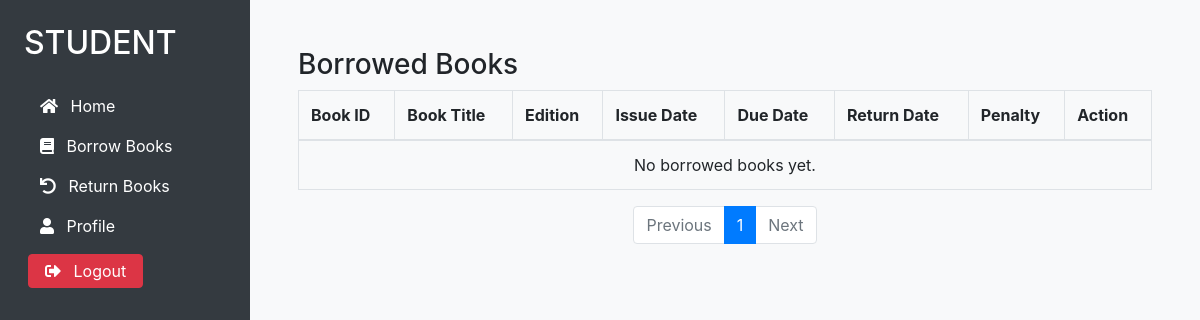
/student/borrow_books/ (signed in), run on an earlier commit of the app's database.
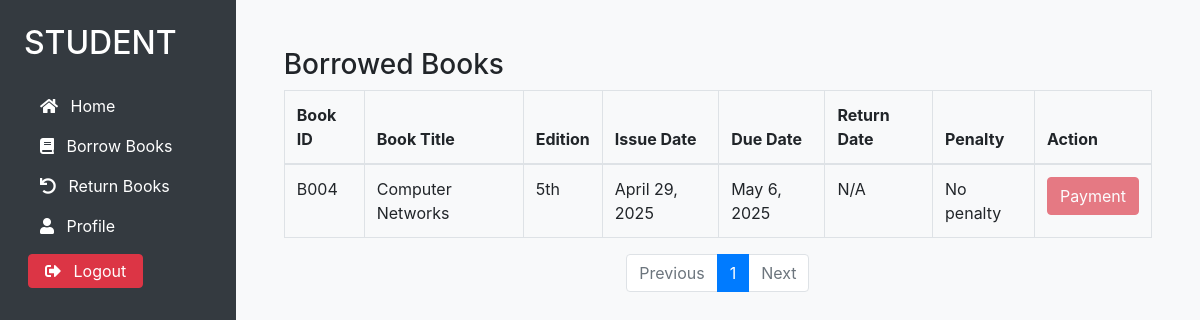
And on a later commit of the database.
### library/models.py (models this page shows, shortened)
class BorrowedBook(models.Model):
    book = models.ForeignKey(Book, on_delete=models.CASCADE)
    student = models.ForeignKey(Student, on_delete=models.CASCADE)
    issue_date = models.DateField(auto_now_add=True)
    due_date = models.DateField()
    actual_return_date = models.DateField(null=True, blank=True)
    status = models.CharField(
        max_length=20,
        choices=[('Issued', 'Issued'), ('Returned', 'Returned')],
        default='Issued'
    )
    updated_at = models.DateTimeField(auto_now=True)
    penalty = models.PositiveIntegerField(default=0)
    penalty_paid = models.BooleanField(default=False)
    def live_penalty(self):
        if self.status == 'Issued' and self.due_date:
            today = timezone.now().date()
        return 0

class Book(models.Model):
    book_id = models.CharField(max_length=20, unique=True)
    title = models.CharField(max_length=255)
    author = models.CharField(max_length=255)
    edition = models.CharField(max_length=50, blank=True)
    publication = models.CharField(max_length=255, blank=True)
    isbn = models.CharField(max_length=20, unique=True)
    number_of_copies_available = models.PositiveIntegerField(default=0)
    book_dept = models.CharField(max_length=100, blank=True)

### library/views.py (the view)
# urls.py: path('student/borrow_books/', views.borrow_books, name='borrow_books'),
@login_required(login_url='student_login')
def borrow_books(request):
    student = get_object_or_404(Student, user=request.user)
    borrowed_books_list = BorrowedBook.objects.filter(student=student, status='Issued').order_by('-issue_date')
    paginator = Paginator(borrowed_books_list, 5)  # 5 books per page
    page_number = request.GET.get('page')
    page_obj = paginator.get_page(page_number)
    return render(request, 'student_dashboard/borrow_books.html', {'page_obj': page_obj})

### templates/student_dashboard/borrow_books.html (shortened to what this page needs)
{% extends "student_dashboard/student_base.html" %}
{% block content %}
<h3>Borrowed Books</h3>
<table class="table table-bordered">
    <thead>
        <tr>
            <th>Book ID</th>
            <th>Book Title</th>
            <th>Edition</th>
            <th>Issue Date</th>
            <th>Due Date</th>
            <th>Return Date</th>
            <th>Penalty</th>
            <th>Action</th>
        </tr>
    </thead>
    <tbody>
        {% for book in page_obj.object_list %}
        <tr>
            <td>{{ book.book.book_id }}</td>
            <td>{{ book.book.title }}</td>
            <td>{{ book.book.edition }}</td>
            <td>{{ book.issue_date }}</td>
            <td>{{ book.due_date }}</td>
            <td>{{ book.actual_return_date|default:"N/A" }}</td>
            <td>
                {% if book.live_penalty > 0 %}
                    <span class="text-danger font-weight-bold">{{ book.live_penalty }} Taka</span>
                {% else %}
                    No penalty
                {% endif %}
            </td>
            <td>
                {% if book.live_penalty > 0 %}
                    <button class="btn btn-danger">Payment</button>
                {% else %}
                    <button class="btn btn-danger" disabled>Payment</button>
                {% endif %}
            </td>
        </tr>
        {% empty %}
        <tr>
            <td colspan="8" class="text-center">No borrowed books yet.</td>
        </tr>
        {% endfor %}
    </tbody>
</table>
<nav aria-label="Page navigation">
  <ul class="pagination justify-content-center">
    {% if page_obj.has_previous %}
      <li class="page-item">
        <a class="page-link" href="?page={{ page_obj.previous_page_number }}">Previous</a>
      </li>
    {% else %}
      <li class="page-item disabled">
        <span class="page-link">Previous</span>
      </li>
    {% endif %}
    {% for num in page_obj.paginator.page_range %}
      {% if page_obj.number == num %}
        <li class="page-item active"><span class="page-link">{{ num }}</span></li>
      {% else %}
        <li class="page-item"><a class="page-link" href="?page={{ num }}">{{ num }}</a></li>
      {% endif %}
    {% endfor %}
    {% if page_obj.has_next %}
      <li class="page-item">
        <a class="page-link" href="?page={{ page_obj.next_page_number }}">Next</a>
      </li>
    {% else %}
      <li class="page-item disabled">
        <span class="page-link">Next</span>
      </li>
    {% endif %}
  </ul>
</nav>
{% endblock %}

What changed in the data, as far as the page shows it:
added BorrowedBook: book.book_id "B004", book "Computer Networks", book.edition "5th", issue_date "April 29, 2025", due_date "May 6, 2025", actual_return_date "N/A", status "No penalty"
Also different on the page:
text no longer shown: "No borrowed books yet."
